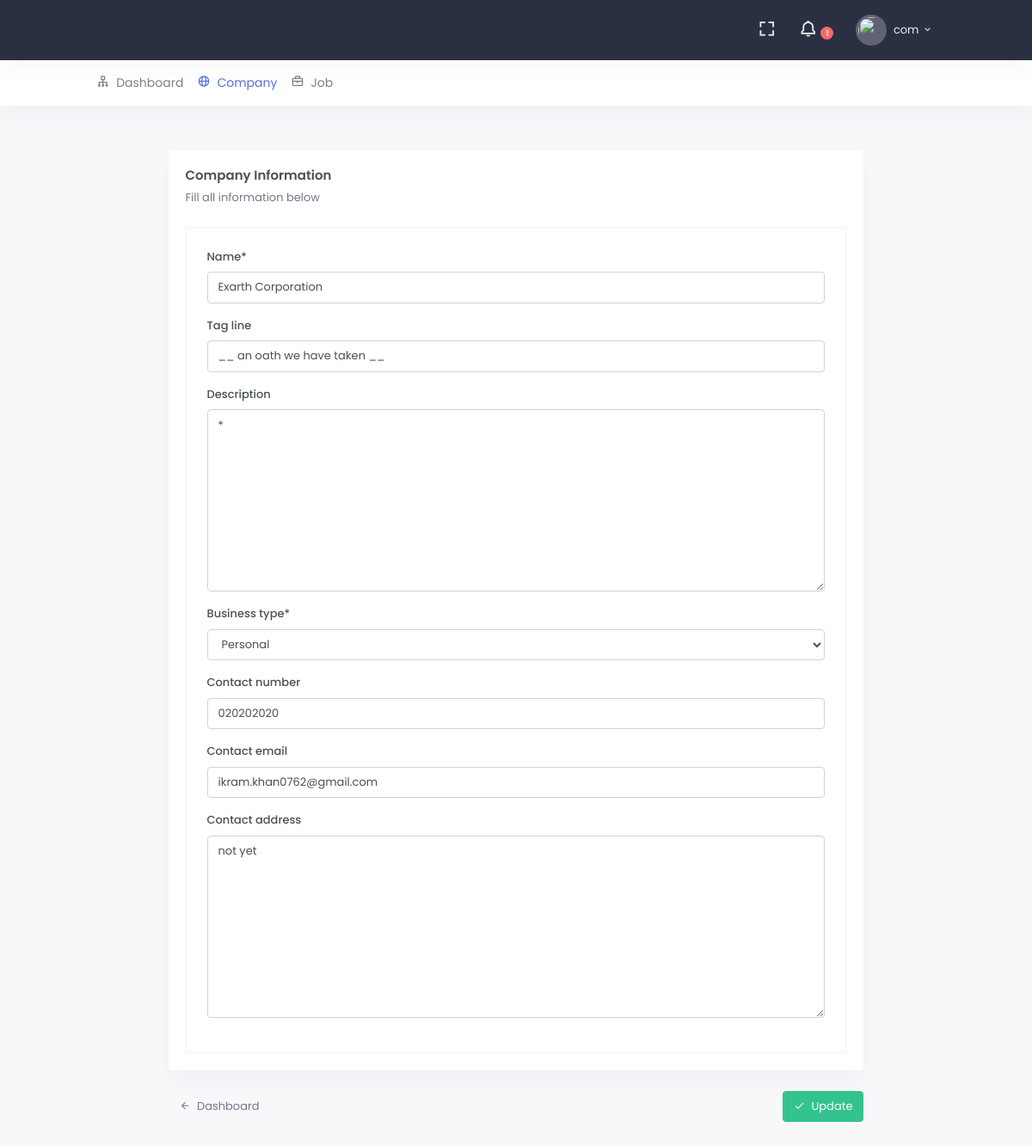
Page /c/company/profile/ (signed in) on the committed database.
### src/accounts/models.py (models this page shows, shortened)
class User(AbstractUser):
    GENDER_CHOICE = (
        ('m', 'Male'),
        ('f', 'Female'),
        ('o', 'Other'),
    )
    is_customer = models.BooleanField(default=False, help_text="This account belongs to customer")
    is_company = models.BooleanField(default=False, help_text="This account belongs to Company")
    is_completed = models.BooleanField(default=False, help_text="Is user fully fully identified to access application")
    profile_image = models.ImageField(
        null=True, blank=True,
        upload_to='images/profiles/',
        verbose_name="Profile Picture", help_text="Profile image must be 150*150 in size of png, jpg or jpeg"
    )
    gender = models.CharField(max_length=1, null=True, blank=True, choices=GENDER_CHOICE)
    about = models.TextField(null=True, blank=True, help_text="Tell us something interesting about yourself")
    address = models.TextField(blank=True, null=True)
    phone_number = models.CharField(max_length=15, null=True, blank=True)
    class Meta:
        verbose_name_plural = "Users"

### src/portals/company/models.py (models this page shows, shortened)
class Company(models.Model):
    TYPE_CHOICE = (
        ('per', 'Personal'),
        ('pre', 'Premium'),
        ('ent', 'Enterprise'),
    )
    user = models.OneToOneField(User, on_delete=models.CASCADE)
    name = models.CharField(max_length=255, default="Name")
    tag_line = models.CharField(max_length=255, null=True, blank=True)
    description = models.TextField(null=True, blank=True)
    business_type = models.CharField(max_length=255, choices=TYPE_CHOICE, default='per')
    contact_number = models.CharField(max_length=20, null=True, blank=True)
    contact_email = models.CharField(max_length=255, null=True, blank=True)
    contact_address = models.TextField(null=True, blank=True)
    class Meta:
        verbose_name_plural = "Companies"

### src/portals/company/views.py (the view, shortened to what this page needs)
# urls.py: path('company/profile/', CompanyUpdateView.as_view(), name='company-update'),
@method_decorator(company_required, name='dispatch')
class CompanyUpdateView(UpdateView):
    model = Company
    fields = [
        'name', 'tag_line', 'description',
        'business_type', 'contact_number',
        'contact_email', 'contact_address'
    ]
    def get_object(self, queryset=None):
        return get_user_company_bll(self.request.user)

### src/portals/company/bll.py (called while the page is built)
def get_user_company_bll(user):
    company = None
    try:
        company = Company.objects.get(user=user)
    except Company.DoesNotExist:
        company = Company.objects.create(user=user)
    return company

### src/portals/company/templates/company/company_form.html (shortened to what this page needs)
{% extends 'core/base.html' %}
{% load static %}
{% load crispy_forms_tags %}
{% block content %}
    <div class="checkout-tabs">
        <form method="post">
            <div class="row justify-content-center">
                <div class="col-xl-10 col-sm-9">
                    <form action="" method="post">
                        <div class="card">
                            <div class="card-body">
                                <div class="tab-content" id="v-pills-tabContent">
                                    <div class="tab-pane fade active show" id="v-pills-payment" role="tabpanel"
                                         aria-labelledby="v-pills-payment-tab">
                                        <div>
                                            <h4 class="card-title">Company Information</h4>
                                            <p class="card-title-desc">Fill all information below</p>
                                            <div class="p-4 border">
                                                {{ form|crispy }}
                                            </div>
                                        </div>
                                    </div>
                                </div>
                            </div>
                        </div>
                        <div class="row my-4">
                            <div class="col-sm-6">
                                <a href="{% url 'company:dashboard' %}"
                                   class="btn text-muted d-none d-sm-inline-block btn-link">
                                    <i class="mdi mdi-arrow-left mr-1"></i> Dashboard </a>
                            </div>
                            <div class="col-sm-6">
                                <div class="text-sm-right">
                                    <button type="submit" class="btn btn-success">
                                        <i class="mdi mdi-check mr-1"></i> Update
                                    </button>
                                </div>
                            </div>
                        </div>
                    </form>
                </div>
            </div>
        </form>
    </div>
{% endblock %}

### templates/core/base_head.html (shortened to what this page needs)
{% load static %}
<header id="page-topbar">
    <div class="navbar-header">
        <div class="d-flex">
            <div class="navbar-brand-box">
            </div>
        </div>
        <div class="d-flex">
            <div class="dropdown d-none d-lg-inline-block ml-1">
                <button type="button" class="btn header-item noti-icon waves-effect" data-toggle="fullscreen">
                    <i class="bx bx-fullscreen"></i>
                </button>
            </div>
            <div class="dropdown d-inline-block">
                <button type="button" class="btn header-item noti-icon waves-effect"
                        id="page-header-notifications-dropdown"
                        data-toggle="dropdown" aria-haspopup="true" aria-expanded="false">
                    <i class="bx bx-bell bx-tada"></i>
                    <span class="badge badge-danger badge-pill">
                        1
                    </span>
                </button>
            </div>
            <div class="dropdown d-inline-block">
                <button type="button" class="btn header-item waves-effect" id="page-header-user-dropdown"
                        data-toggle="dropdown" aria-haspopup="true" aria-expanded="false">
                    {% if request.user.profile_image %}
                        <img class="rounded-circle header-profile-user" src="{% static 'images/user.png' %}" alt="Header Avatar">
                    {% else %}
                         <img class="rounded-circle header-profile-user" src="{% static 'images/user.png' %}">
                    {% endif %}
                    <span class="d-none d-xl-inline-block ml-1">{{ request.user.username }}</span>
                    <i class="mdi mdi-chevron-down d-none d-xl-inline-block"></i>
                </button>
            </div>
        </div>
    </div>
</header>
<div class="topnav">
    <div class="container-fluid">
        <nav class="navbar navbar-light navbar-expand-lg topnav-menu">
            <div class="collapse navbar-collapse" id="topnav-menu-content">
                <ul class="navbar-nav">
                    {% if request.user.is_authenticated %}
                        {% if request.user.is_company %}
                            {% include 'core/include/admin_header.html' %}
                        {% else %}
                            {% include 'core/include/customer_header.html' %}
                        {% endif %}
                    {% endif %}
                </ul>
            </div>
        </nav>
    </div>
</div>

### rows in the picture
User: user.username "com"
Company: name "Exarth Corporation", tag_line "__ an oath we have taken __", description "*", business_type "Personal", contact_number "020202020", contact_email "ikram.khan0762@gmail.com", contact_address "not yet"
